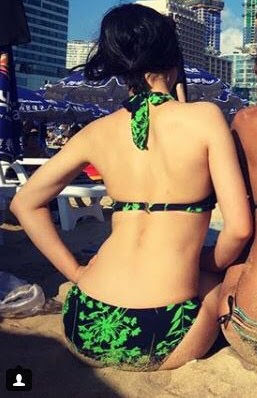
//> input picture 4_5_1_maskoperation/IMG_4119.JPG, 257 x 398 px
$ ./main   (built with g++ and OpenCV 4)
//> lines starting //> are read from the running program, lines starting //| are printed output that depends on the picture
// Chapter2.cpp : This file contains the 'main' function. Program execution begins and ends there.
//
#include "opencv2/opencv.hpp"
#include <iostream>

using namespace cv;
using namespace std;

void mask_copyTo()
{
	Mat src = imread("IMG_4119.JPG", IMREAD_COLOR);
//> src is the input picture: 398 rows x 257 cols, CV_8UC3; mean B, G, R 92.6, 107.3, 123.9
	Mat mask = imread("back.bmp", IMREAD_GRAYSCALE);
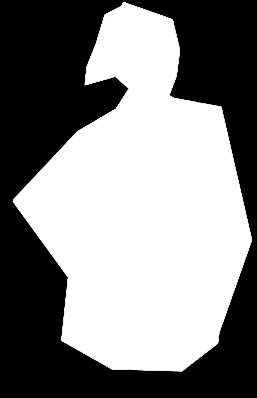
//> input picture 4_5_1_maskoperation/back.bmp, 257 x 398 px
//> mask: 398 rows x 257 cols, CV_8UC1; min 0, max 255, mean 133.1
	Mat dst = imread("field.jpg", IMREAD_COLOR);
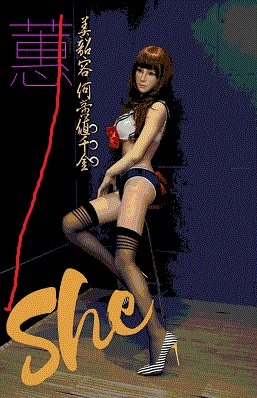
//> input picture 4_5_1_maskoperation/field.jpg, 257 x 398 px
//> dst is the input picture: 398 rows x 257 cols, CV_8UC3; mean B, G, R 47, 47.9, 58.5

	if (src.empty() || mask.empty() || dst.empty())
	{
		cerr << "Image load error" << endl;
		return;
	}

	src.copyTo(dst, mask);
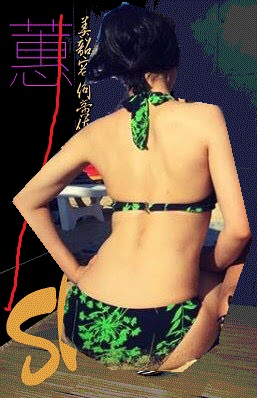
//> dst: 398 rows x 257 cols, CV_8UC3; mean B, G, R 70.7, 89.3, 107.8

	imshow("dst", dst);
	waitKey(0);
	destroyAllWindows();
}
void mask_setTo()
{
	Mat src = imread("hr.jpg", IMREAD_COLOR);
	Mat mask = imread("mask2.bmp", IMREAD_GRAYSCALE);

	if (src.empty() || mask.empty())
	{
		cerr << "Image load failed!" << endl;
		return;
	}

	src.setTo(Scalar(0, 0, 255), mask);

	imshow("src", src);
	imshow("mask", mask);

	waitKey(0);
	destroyAllWindows();
}

int main()
{
	//mask_setTo();
	mask_copyTo();

	return 0;
}
